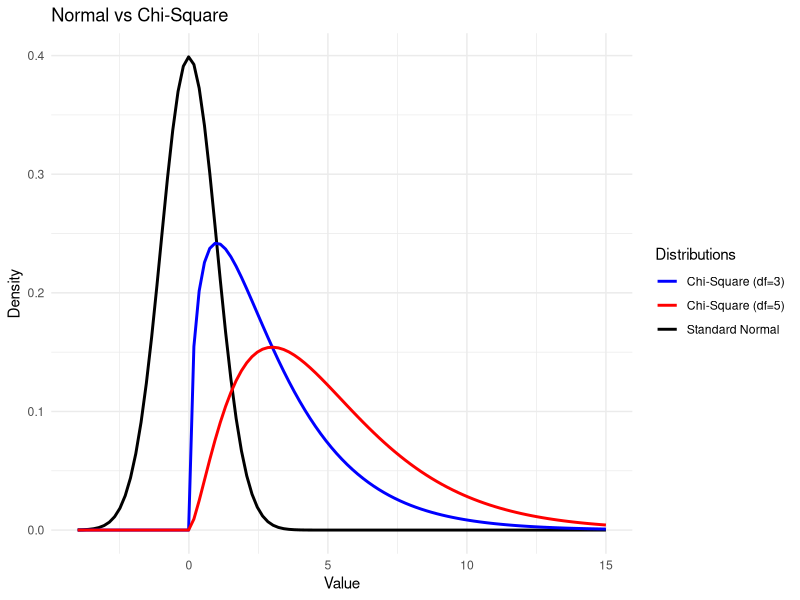

The R script that drew this image:
## ---- chunk 1
#| eval: true
#| echo: false
#| warning: false
#| message: false
#| fig-align: "center"

library(ggplot2)

ggplot(data.frame(x = c(-4, 15)), aes(x = x)) +
        stat_function(fun = dnorm, args = list(mean = 0, sd = 1), aes(color = "Standard Normal"), linewidth = 1) +
        stat_function(fun = dchisq, args = list(df = 3), aes(color = "Chi-Square (df=3)"), linewidth = 1) +
        stat_function(fun = dchisq, args = list(df = 5), aes(color = "Chi-Square (df=5)"), linewidth = 1) +
        scale_color_manual(name = "Distributions", 
                           values = c("Standard Normal" = "black", 
                                      "Chi-Square (df=3)" = "blue", 
                                      "Chi-Square (df=5)" = "red")) +
        labs(title = "Normal vs Chi-Square",
             x = "Value", 
             y = "Density") +
        theme_minimal()
